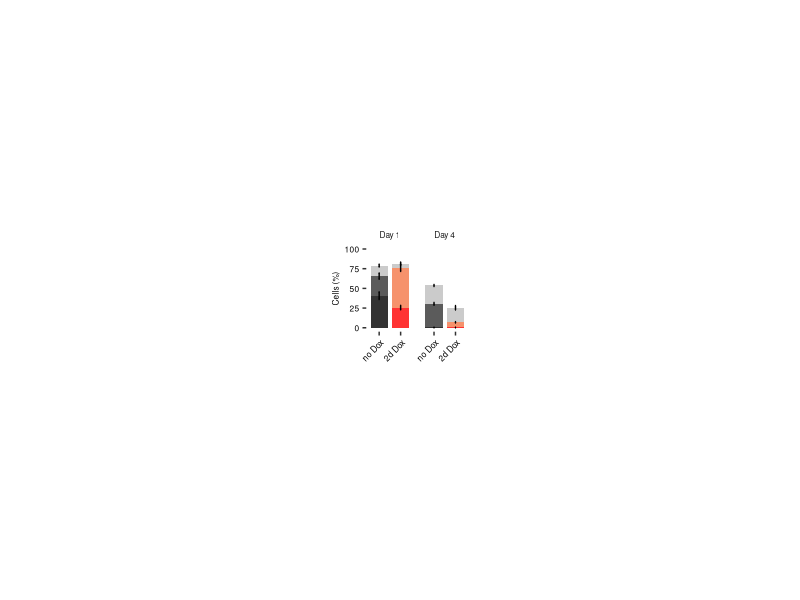

This chart was generated by the following R code:
# SNP FISH
# Nelly Kanata, OWL Schulz
# Created: 28.05.2026

library(dplyr)
library(tidyr)
library(ggplot2)
library(egg)
library(magrittr)
library(ggpubr)


# Setup
theme_set(theme_classic() + 
            theme(legend.text = element_text(size = 6), panel.border = element_rect(color = "black", fill = NA, size = 0.5),
                  axis.line = element_blank(), axis.text = element_text(size = 6),
                  axis.text.x = element_text(angle = 45, vjust = 1, hjust=1),
                  axis.title = element_text(size = 6), strip.text = element_text(size = 6),
                  strip.background = element_blank(), legend.title = element_blank()))

setwd("./")


# Read data
allelic_data <- read.csv("fig_data/transient_Dox_SNP-FISH.csv", sep = ";")

allelic_data$Day <- if_else(allelic_data$Day == "24h", "Day 1",
                                            if_else(allelic_data$Day == "96h", "Day 4", NA))

allelic_data$Condition <- gsub("\"", "", allelic_data$Condition)
allelic_data$Dox  <- if_else(allelic_data$Condition == "-Dox", "no Dox", 
                             "2d Dox")
allelic_data$Dox <- factor(allelic_data$Dox, levels = c("no Dox", "2d Dox"))

allelic_data$Cast <- allelic_data$cy5 / allelic_data$Total
allelic_data$B6 <- allelic_data$white / allelic_data$Total
allelic_data$Biallelic_perc <- allelic_data$Biallelic / allelic_data$Total


allelic_data %<>%
  pivot_longer(cols = c(Cast, B6, Biallelic_perc),
               names_to = "allele",
               values_to = "fraction")

allelic_data$allele <- factor(allelic_data$allele, levels = c("Cast", "B6", "Biallelic_perc"))

allelic_data$fraction <- allelic_data$fraction * 100

# remove NA rows
allelic_data %<>%
  filter(!is.na(Total))

# for errorbars
summary_df <- allelic_data %>%
  group_by(Day, Dox, allele) %>%
  summarise(
    mean = mean(fraction),
    se = sd(fraction) / sqrt(n()),
    .groups = "drop"
  ) %>%
  arrange(Day, Dox, desc(allele)) %>%
  group_by(Day, Dox) %>%
  mutate(
    ymax = cumsum(mean),
    ymin = ymax - mean,
    error_center = ymax
  )


# Plot
my_comparisons <- list(
  c("no Dox", "48h Dox")
)

plot <- ggplot(summary_df,
       aes(x = Dox, y = mean,
           fill = interaction(allele, Dox))) +
  
  facet_grid(cols = vars(Day)) +
  
  geom_col(
    position = "stack",
    width = 0.8,
    alpha = 0.8
  ) +
  
  geom_errorbar(
    aes(
      ymin = error_center - se,
      ymax = error_center + se
    ),
    width = 0.05
  )+
  scale_y_continuous(limits =c(0,100),     breaks = seq(0, 100, 25)) +
  
  scale_fill_manual(values = c(
    "B6.no Dox" = "gray20",      
    "Cast.no Dox" = "gray",      
    "Biallelic_perc.no Dox" = "black",
    
    
    "B6.2d Dox" = "#F47748",   
    "Cast.2d Dox" = "gray",   
    "Biallelic_perc.2d Dox" = "red"
  )) +
  labs(x = "",
       y ="Cells (%)") +
  theme(
    legend.position = "none",
    axis.text = element_text(color = "black"),
    panel.border = element_blank()
  )

fix <- set_panel_size(plot, height = unit(2.2, "cm"), width = unit(1.2, "cm"))
grid.arrange(fix)

ggsave(paste0("./Figures/SNP-FISH_byDay.pdf"), fix,
       dpi = 300, useDingbats=FALSE)
